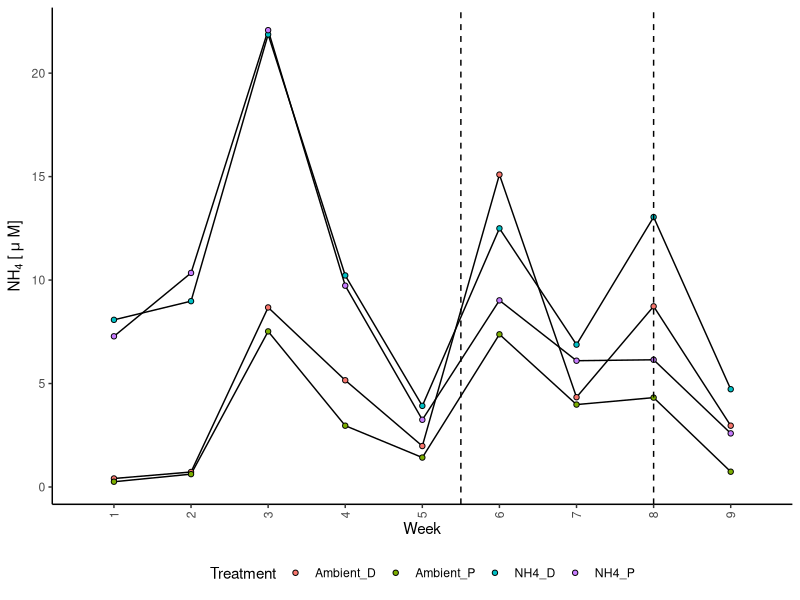
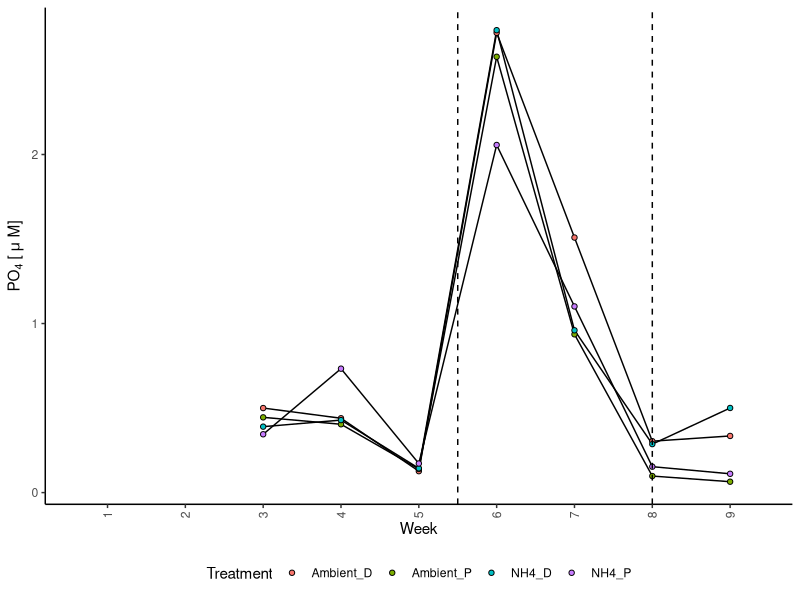
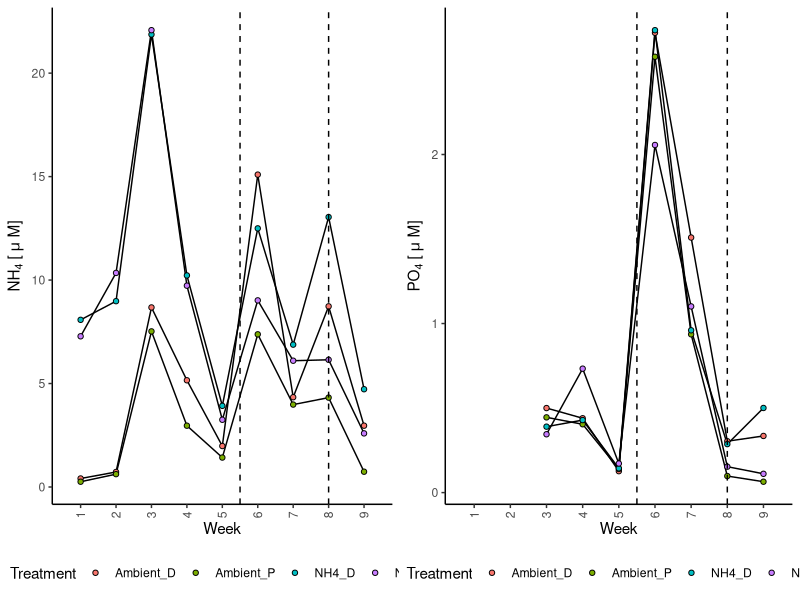

R code for these plots, in order: (Note: this script raises an error after producing the figures.)
## ---- chunk 1
knitr::opts_chunk$set(echo = TRUE, warning=FALSE, message=FALSE) 
                      #fig.width=4, fig.height=3 )
## ---- chunk 2

# Libraries
  library(reshape2)
  library(tidyverse)
  library(tidyr)
  library(lubridate)
  library(gridExtra)


# Graphs

theme_set (theme_classic() + theme(panel.grid.major = element_blank(),
                              panel.grid.minor = element_blank(), 
                              axis.line = element_line(colour = "black"),
                              legend.position="bottom",
                              axis.text.x = element_text(angle = 90, vjust = 0.5),
                              plot.title = element_text(size=12, face="bold"),
                              #panel.border = element_rect(colour = "black", fill=NA, size=1)
                              panel.border = element_blank()
                              ))
## ---- chunk 3
# Nutrients

Nutrients<-read.csv("Data/Nutrient samples_round5.csv")
  summary(Nutrients)
  
  Nutrients$Date<-as.Date(Nutrients$Date, "%m-%d-%Y")
  Nutrients$Time<-paste(Nutrients$Date, Nutrients$Hour, sep = " ")
  Nutrients$Time<-strptime(Nutrients$Time, "%Y-%m-%d %H:%M:%S")
  Nutrients$Time <- as.POSIXct(Nutrients$Time)
  Nutrients$Date <- as.Date(Nutrients$Time)
  Nutrients$Day<-as.numeric(Nutrients$Date)-18518
  Nutrients$Week<-(Nutrients$Day)/7
  Nutrients$Week<-as.integer(Nutrients$Week)+1
  summary(Nutrients)
  

# Tall format
  Nutrients.tall <- gather(Nutrients, Nutrient, Concentration, 
                      NH4:PO4.uM., factor_key=TRUE)
  Nutrients.tall$Date<-as.Date(Nutrients.tall$Date, "%m-%d-%Y")
  #Nutrients.tall$Time<-paste(Nutrients.tall$Date, Nutrients$Hour, sep = " ")
  summary(Nutrients.tall)
  
## ---- chunk 4
# Precipitation
  Precipitation<-read.csv("Data/Precipitation.csv")

  Precipitation$Time<-paste(Precipitation$Date, Precipitation$Hour, sep = " ")
  Precipitation$Time<-strptime(Precipitation$Time, "%Y-%m-%d %H:%M:%S")
  Precipitation$Time <- as.POSIXct(Precipitation$Time)

  Precipitation$Date<-as.Date(Precipitation$Date, "%Y-%m-%d")
  

# Salinity
  Salinity<-read.csv("Data/System.csv")
  Salinity$Time<-strptime(Salinity$Time, "%m/%d/%Y %H:%M:%S")
  Salinity$Time <- as.POSIXct(Salinity$Time)
  Salinity$Date <- as.Date(Salinity$Time)
  Salinity$Day<-as.numeric(Salinity$Date)-18518
  Salinity$Week<-(Salinity$Day)/7
  Salinity$Week<-as.integer(Salinity$Week)+1
  summary(Salinity)
## ---- chunk 5
NH4Plot<- ggplot(filter(Nutrients, Treatment!="Source"),
                       aes (Week, NH4, fill=Treatment)) +
  stat_summary(fun.data = "mean_cl_boot",geom = "errorbar", width = 0.2 )+
  stat_summary(fun=mean, geom="line") + 
  stat_summary(fun=mean, geom="point", shape=21) +
  scale_x_continuous(limits = c(1, 9),
                      breaks = seq(1, 9, 1),  
                      expand = c(0.1, 0))+
  scale_y_continuous(#limits = c(0, 20),
                     # breaks = seq(0, 35, 2),  
                     # expand = c(0, 0),
                          name=expression(NH[4]~"["~mu~"M]"))+
  geom_vline(xintercept=5.5, linetype="dashed")+
  geom_vline(xintercept=8, linetype="dashed")
NH4Plot
## ---- chunk 6
PH4_plot<- ggplot(filter(Nutrients, Treatment!="Source"),
                       aes (Week, PO4.uM., fill=Treatment)) +
  stat_summary(fun.data = "mean_cl_boot",geom = "errorbar", width = 0.2 )+
  stat_summary(fun=mean, geom="line") + 
  stat_summary(fun=mean, geom="point", shape=21) +
   scale_x_continuous(limits = c(1, 9),
                      breaks = seq(1, 9, 1),  
                      expand = c(0.1, 0))+
  scale_y_continuous(name=expression(PO[4]~"["~mu~"M]"))+
  geom_vline(xintercept=5.5, linetype="dashed")+
  geom_vline(xintercept=8, linetype="dashed")
PH4_plot
## ---- chunk 7
grid.arrange(NH4Plot, PH4_plot, ncol=2)
## ---- chunk 8
Summary.Salinity<- Salinity %>%
  group_by(Date)%>%
  dplyr::summarise(mean=mean(Salinity), 
            min=min(Salinity),
            max=max(Salinity))

Summary.Salinity<-left_join(Summary.Salinity, Precipitation, by=("Date"))
Summary.Salinity$Precipitation<-as.numeric(Summary.Salinity$Precipitation)

summary(Summary.Salinity)
## ---- chunk 9
Salinity_summary<- ggplot(Salinity, aes (x=Week)) +
  geom_line(aes(y=min), colour="blue", data = Summary.Salinity)+
  geom_line(aes(y=max), colour="red", data = Summary.Salinity)+
  geom_line(aes(y=mean), colour="black", data = Summary.Salinity)+
  geom_line(aes(y=Precipitation*10), colour="black")+
  geom_hline(yintercept = 30, linetype=3)+
  geom_hline(yintercept = 33, linetype=3)+
  
  # Data collection
  geom_vline(xintercept = as.Date("2020-08-12"), linetype=3)+
  geom_vline(xintercept = as.Date("2020-09-04"), linetype=3)+
  geom_vline(xintercept = as.Date("2020-09-11"), linetype=3)+
  geom_vline(xintercept = as.Date("2020-09-14"), linetype=4)+
  geom_vline(xintercept = as.Date("2020-09-18"), linetype=3)+
  geom_vline(xintercept = as.Date("2020-09-25"), linetype=3)+
  geom_vline(xintercept = as.Date("2020-10-02"), linetype=3)+
  geom_vline(xintercept = as.Date("2020-10-09"), linetype=3)+
  
  geom_hline(yintercept = 33, linetype=3)+
  
  scale_y_continuous(limits = c(0, 36),
                         breaks = seq(0, 35, 2),  
                         expand = c(0.01, 0),
                         name=("Salinity (?)"))+
  scale_x_date(breaks = "3 day", 
                   #limits = c(Sys.Date() - 20, NA),
                    #limits = as.Date(c("2020-09-14","2020-10-03")),
                    name=("Date"))

Salinity_summary

## ---- chunk 10
All_summary<- ggplot() +
  
  geom_hline(yintercept = 30, linetype=3)+
  geom_hline(yintercept = 33, linetype=3)+
  
  # Data collection
  geom_vline(xintercept = as.Date("2020-08-12"), linetype=3)+
  geom_vline(xintercept = as.Date("2020-08-21"), linetype=3)+
  geom_vline(xintercept = as.Date("2020-09-04"), linetype=3)+
  geom_vline(xintercept = as.Date("2020-09-11"), linetype=3)+
  geom_vline(xintercept = as.Date("2020-09-14"), linetype=4)+
  geom_vline(xintercept = as.Date("2020-09-18"), linetype=3)+
  geom_vline(xintercept = as.Date("2020-09-25"), linetype=3)+
  geom_vline(xintercept = as.Date("2020-10-02"), linetype=3)+
  geom_vline(xintercept = as.Date("2020-10-09"), linetype=3)+
  
  geom_line(data=Summary.Salinity, aes(x=Date, y=min), colour="blue")+
  geom_line(data=Summary.Salinity, aes(x=Date, y=max), colour="red")+
  geom_line(data=Summary.Salinity, aes( x=Date, y=mean), colour="black")+
  
  geom_line(data=Summary.Salinity, aes(x=Date, y=Precipitation+20), colour="black")+
  geom_point(data=Summary.Salinity, aes(x=Date, y=Precipitation+20), colour="black", alpha=1, size=1)+
  
  #geom_line(data=Nutrients, aes (x=as.Date(Time), y=NH4, group=factor(Tank), 
  #                               colour=Treatment), linetype=2) +
  #geom_point(data=Nutrients, aes (x=as.Date(Time), y=NH4, group=factor(Tank),
   #                               colour=Treatment), alpha=1, size=2, shape=21) +
  geom_line(data=Nutrients, aes (x=Date, y=PO4.uM., group=factor(Tank), 
                                 colour=Treatment), linetype=1) +
  
  
  scale_y_continuous(limits = c(0, 36),
                         breaks = seq(0, 35, 2),  
                         expand = c(0.01, 0),
                         name=("Salinity / NH4 (uM) / Precipitation +20in"))+
  scale_x_date(breaks = "3 day", 
                   #limits = c(Sys.Date() - 20, NA),
                    #limits = as.Date(c("2020-09-14","2020-10-03")),
                    name=("Date"))
All_summary

## ---- chunk 11
# Temperature

Samples <- data.frame(table(Nutrients$Sample.ID))
  colnames(Samples)<-c("Sample.ID","RanA")
  Nutrients_sample<-plyr::join(Nutrients, Samples, type = "left")
  
  Nutrients_sample<-Nutrients[duplicated(Nutrients$Sample.ID), ]
  
  Nutrients_sample <- Nutrients_sample[(Nutrients_sample$RanA>1),]
  
  summary(Nutrients_sample)
  
  # Tall format
  Samples.tall <- gather(Nutrients_sample, Nutrient, Concentration, 
                      NH4:PO4.uM., factor_key=TRUE)
  
  samples2 <- spread(Samples.tall,sample, Concentration)

  summary(samples2)
  
  
  
 Sample_type<- ggplot(samples2, aes (Frozen, Chl))+
   geom_smooth(method = lm)+
  geom_point(aes(colour=Date),alpha=1, size=2, shape=21)+
  geom_abline(intercept = 0, slope = 1, linetype=2)+
   
  scale_y_continuous(#limits = c(0, 35),
                        breaks = seq(0,20, 2),  
  #                       expand = c(0, 0),
                        name=("Concentration (uM) - Chloroform"))+
  scale_x_continuous(#limits = c(0, 35),
                        breaks = seq(0,20, 2),  
  #                       expand = c(0, 0),
                        name=("Concentration (uM) - Frozen"))
  
Sample_type+facet_wrap(~Nutrient, scales = "free")
  
